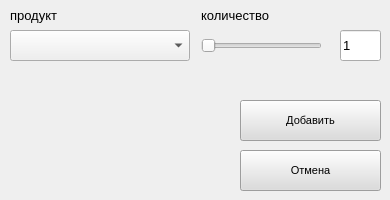
<?xml version="1.0" encoding="UTF-8"?>
<ui version="4.0">
 <class>addProductWindow</class>
 <widget class="QMainWindow" name="addProductWindow">
  <property name="geometry">
   <rect>
    <x>0</x>
    <y>0</y>
    <width>390</width>
    <height>200</height>
   </rect>
  </property>
  <property name="minimumSize">
   <size>
    <width>390</width>
    <height>200</height>
   </size>
  </property>
  <property name="maximumSize">
   <size>
    <width>390</width>
    <height>200</height>
   </size>
  </property>
  <property name="windowTitle">
   <string>Добавить готовое изделие</string>
  </property>
  <property name="windowIcon">
   <iconset>
    <normaloff>C:/Users/solar/.designer/images/rikor_ico.ico</normaloff>C:/Users/solar/.designer/images/rikor_ico.ico</iconset>
  </property>
  <widget class="QWidget" name="centralwidget">
   <widget class="QComboBox" name="projectBox">
    <property name="geometry">
     <rect>
      <x>10</x>
      <y>30</y>
      <width>180</width>
      <height>31</height>
     </rect>
    </property>
    <property name="font">
     <font>
      <family>Segoe UI</family>
      <pointsize>10</pointsize>
     </font>
    </property>
    <property name="cursor">
     <cursorShape>OpenHandCursor</cursorShape>
    </property>
    <property name="editable">
     <bool>false</bool>
    </property>
    <property name="insertPolicy">
     <enum>QComboBox::InsertAtBottom</enum>
    </property>
   </widget>
   <widget class="QLineEdit" name="countLine">
    <property name="geometry">
     <rect>
      <x>340</x>
      <y>30</y>
      <width>41</width>
      <height>31</height>
     </rect>
    </property>
    <property name="font">
     <font>
      <family>Segoe UI</family>
      <pointsize>10</pointsize>
     </font>
    </property>
    <property name="text">
     <string>1</string>
    </property>
   </widget>
   <widget class="QSlider" name="countSlider">
    <property name="geometry">
     <rect>
      <x>201</x>
      <y>35</y>
      <width>121</width>
      <height>22</height>
     </rect>
    </property>
    <property name="cursor">
     <cursorShape>PointingHandCursor</cursorShape>
    </property>
    <property name="orientation">
     <enum>Qt::Horizontal</enum>
    </property>
   </widget>
   <widget class="QLabel" name="nameLabel">
    <property name="geometry">
     <rect>
      <x>10</x>
      <y>5</y>
      <width>181</width>
      <height>20</height>
     </rect>
    </property>
    <property name="font">
     <font>
      <family>Segoe UI</family>
      <pointsize>10</pointsize>
     </font>
    </property>
    <property name="text">
     <string>продукт</string>
    </property>
    <property name="alignment">
     <set>Qt::AlignLeading|Qt::AlignLeft|Qt::AlignVCenter</set>
    </property>
   </widget>
   <widget class="QLabel" name="countLabel">
    <property name="geometry">
     <rect>
      <x>201</x>
      <y>5</y>
      <width>181</width>
      <height>20</height>
     </rect>
    </property>
    <property name="font">
     <font>
      <family>Segoe UI</family>
      <pointsize>10</pointsize>
     </font>
    </property>
    <property name="text">
     <string>количество</string>
    </property>
    <property name="alignment">
     <set>Qt::AlignLeading|Qt::AlignLeft|Qt::AlignVCenter</set>
    </property>
   </widget>
   <widget class="QLabel" name="bgImageLabel">
    <property name="geometry">
     <rect>
      <x>0</x>
      <y>0</y>
      <width>390</width>
      <height>200</height>
     </rect>
    </property>
    <property name="styleSheet">
     <string notr="true">background-image: url(:/image 600x200/main_bg_600x200.jpg);</string>
    </property>
    <property name="text">
     <string/>
    </property>
   </widget>
   <widget class="QPushButton" name="addButton">
    <property name="geometry">
     <rect>
      <x>240</x>
      <y>100</y>
      <width>141</width>
      <height>41</height>
     </rect>
    </property>
    <property name="font">
     <font>
      <family>MS Shell Dlg 2</family>
      <pointsize>8</pointsize>
     </font>
    </property>
    <property name="cursor">
     <cursorShape>PointingHandCursor</cursorShape>
    </property>
    <property name="styleSheet">
     <string notr="true">background-color: rgb(220, 220, 220);</string>
    </property>
    <property name="text">
     <string>Добавить</string>
    </property>
   </widget>
   <widget class="QPushButton" name="cancelButton">
    <property name="geometry">
     <rect>
      <x>240</x>
      <y>150</y>
      <width>141</width>
      <height>41</height>
     </rect>
    </property>
    <property name="font">
     <font>
      <family>MS Shell Dlg 2</family>
      <pointsize>8</pointsize>
     </font>
    </property>
    <property name="cursor">
     <cursorShape>PointingHandCursor</cursorShape>
    </property>
    <property name="styleSheet">
     <string notr="true">background-color: rgb(220, 220, 220);</string>
    </property>
    <property name="text">
     <string>Отмена</string>
    </property>
   </widget>
   <widget class="QLabel" name="logoLabel">
    <property name="geometry">
     <rect>
      <x>5</x>
      <y>115</y>
      <width>225</width>
      <height>80</height>
     </rect>
    </property>
    <property name="styleSheet">
     <string notr="true">background-image: url(:/logo/rikor_logo_225x80.png);</string>
    </property>
    <property name="text">
     <string/>
    </property>
   </widget>
   <zorder>bgImageLabel</zorder>
   <zorder>projectBox</zorder>
   <zorder>countLine</zorder>
   <zorder>countSlider</zorder>
   <zorder>nameLabel</zorder>
   <zorder>countLabel</zorder>
   <zorder>addButton</zorder>
   <zorder>cancelButton</zorder>
   <zorder>logoLabel</zorder>
  </widget>
 </widget>
 <resources>
  <include location="../images/main_bg_600x200.qrc"/>
  <include location="../images/rikor_logo_280x100.qrc"/>
  <include location="../images/rikor_logo_225x80.qrc"/>
 </resources>
 <connections/>
</ui>
